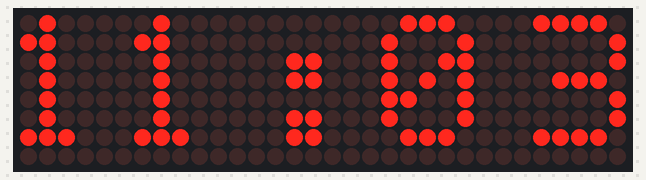
A sketch run on a simulated Arduino Uno, built with avr-gcc and run on an emulated ATmega328P. On the bench: 32×8 LED matrix.

Above: at 0.1 s.

The sketch:

led_matrix.ino
```cpp
#include "MatrixPrint.h"

MatrixPrinter mxprinter;

void setup() {

}

void loop() {

  String text = "11:03";
  mxprinter.printString(text);
  delay(1000);
//  text = " 8:10";
//  mxprinter.printString(text);
//  delay(1000);
}
```

MatrixPrint.h
```cpp
#include <MD_MAX72xx.h>

// Define the number of devices we have in the chain and the hardware interface
// NOTE: These pin numbers will probably not work with your hardware and may
// need to be adapted


#define HARDWARE_TYPE MD_MAX72XX::FC16_HW
#define MAX_DEVICES  4

#define CLK_PIN   13  // or SCK
#define DATA_PIN  11  // or MOSI
#define CS_PIN    10  // or SS


class MatrixPrinter {

MD_MAX72XX mx = MD_MAX72XX(HARDWARE_TYPE, CS_PIN, MAX_DEVICES);
// Arbitrary pins
//MD_MAX72XX mx = MD_MAX72XX(HARDWARE_TYPE, DATA_PIN, CLK_PIN, CS_PIN, MAX_DEVICES);

public:

  MatrixPrinter() {
    mx.begin();
  }

  void printString(String message)
  // print string of length 5 to led matrix
  {
    mx.update(MD_MAX72XX::OFF);
    mx.clear();

    mx.setChar((4*COL_SIZE-1), message[0]);
    mx.setChar((3*COL_SIZE+1), message[1]);
    mx.setChar((2*COL_SIZE+1), message[2]);
    mx.setChar((2*COL_SIZE-4), message[3]);
    mx.setChar(COL_SIZE-4, message[4]);

    mx.update(MD_MAX72XX::ON);
  }

};
```
